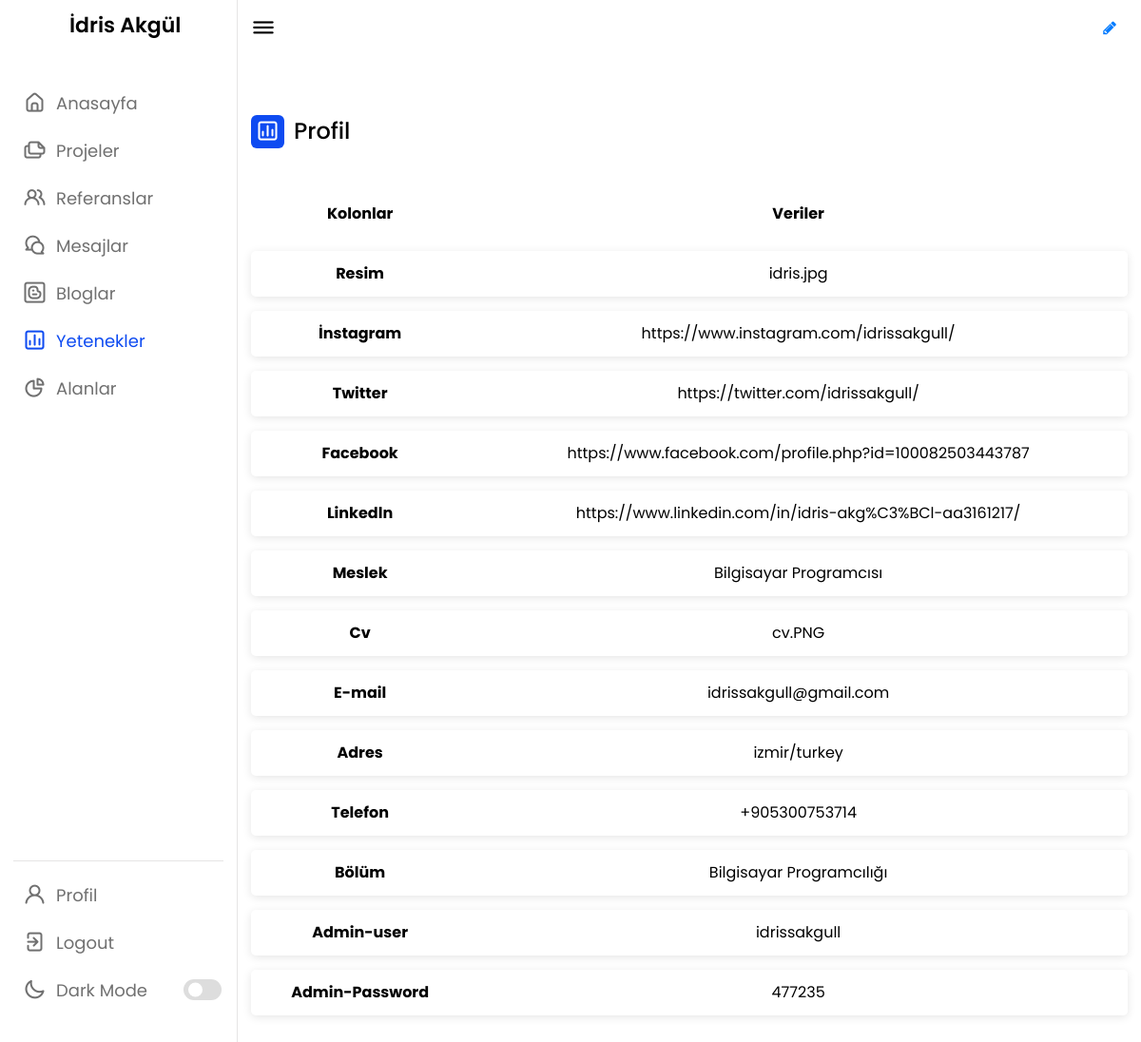
Screenshot of /aprofil.php with the database file from the repository.
### tables this page shows
CREATE TABLE IF NOT EXISTS `me` (
  `id` int NOT NULL AUTO_INCREMENT,
  `resim` text NOT NULL,
  `insta` text NOT NULL,
  `twitter` text NOT NULL,
  `linkedln` text NOT NULL,
  `facebook` text NOT NULL,
  `meslek` text NOT NULL,
  `cv` text NOT NULL,
  `email` text NOT NULL,
  `adres` text NOT NULL,
  `telefon` text NOT NULL,
  `bolum` text NOT NULL,
  `adminuser` text NOT NULL,
  `adminpas` int NOT NULL,
  PRIMARY KEY (`id`)
);

### aprofil.php (the view, shortened to what this page needs)
<?php
include('verit.php');
$id=1;
$data=$db ->prepare("select * from me where id=?");
$data ->execute([
 $id
]);
$_data=$data->fetch(PDO::FETCH_ASSOC);
?>
<!DOCTYPE html>
<html lang="en">
<head>
    <link rel="stylesheet" href="style.css">
    <link rel="stylesheet" href="https://unicons.iconscout.com/release/v4.0.0/css/line.css">
<link rel="stylesheet" type="text/css" href="https://maxcdn.bootstrapcdn.com/bootstrap/4.0.0/css/bootstrap.min.css">
	<link rel="stylesheet" href="https://stackpath.bootstrapcdn.com/font-awesome/4.7.0/css/font-awesome.min.css">
</head>
<body>
    <nav>
        <div class="logo-name">
            <span class="logo_name">İdris Akgül</span>
        </div>
        <div class="menu-items">
            <ul class="nav-links">
                <li><a href="adminpanel.php">
                    <i class="uil uil-estate"></i>
                    <span class="link-name">Anasayfa</span>
                </a></li>
                <li><a href="aprojeler.php">
                    <i class="uil uil-files-landscapes" ></i>
                    <span class="link-name" >Projeler</span>
                </a></li>
                <li><a href="areferanslar.php">
                <i class="uil uil-users-alt"></i>
                    <span class="link-name">Referanslar</span>
                </a></li>
                <li><a href="amesajlar.php">
                <i class="uil uil-comments"></i>
                    <span class="link-name">Mesajlar</span>
                </a></li>
                <li><a href="abloglar.php">
                <i class="uil  uil-blogger-alt"></i>
                    <span class="link-name">Bloglar</span>
                </a></li>
                <li><a href="ayetenekler.php">
                <i class="uil uil-chart" style="color:#0E4BF1 !important"></i>
                    <span class="link-name" style="color:#0E4BF1 !important">Yetenekler</span>
                </a></li>
                <li><a href="aalanlar.php">
                <i class="uil uil-chart-pie-alt"></i>
                    <span class="link-name">Alanlar</span>
                </a></li>
            </ul>
            <ul class="logout-mode">
            <li><a href="aprofil.php">
                    <i class="uil uil-user"></i>
                    <span class="link-name">Profil</span>
                </a></li>
                <li><a href="index.php">
                    <i class="uil uil-signout"></i>
                    <span class="link-name">Logout</span>
                </a></li>
                <li class="mode">
                    <a href="#">
                        <i class="uil uil-moon"></i>
                    <span class="link-name">Dark Mode</span>
                </a>
                <div class="mode-toggle">
                  <span class="switch"></span>
                </div>
            </li>
            </ul>
        </div>
    </nav>
    <section class="dashboard">
        <div class="top">
            <i class="uil uil-bars sidebar-toggle"></i>
        <div style="border:0px;border-radius: 50%;">
        <a href="aprofiledit.php?id=<?=$_data["id"]?>" class="px-2" id="triggerId2" data-toggle="dropdown" aria-haspopup="true"
                    aria-expanded="false">
                    <i class="fa fa-pencil mr-1"> </i>  </a> </div>
        </div>
        <div class="dash-content">
            <div class="overview" >
                <div class="title">
                <i class="uil uil-chart"></i>
                    <span class="text">Profil</span>
                </div>
                <table class="table">
				<thead>
					<tr>
						<th>Kolonlar</th>
						<th>Veriler</th>
					</tr>
				</thead>
				<tbody>
            	<tr>
                <th>Resim</th>
						<td><?=$_data["resim"]?></td>
                        </tr>
                        <tr>
                        <th>İnstagram</th>
						<td><?=$_data["insta"]?></td>
                        </tr>
                        <tr>
                        <th>Twitter</th>
						<td><?=$_data["twitter"]?></td>
                        </tr>
                        <tr>
                        <th>Facebook</th>
						<td><?=$_data["facebook"]?></td>
                        </tr>
                        <tr>
                        <th>Linkedln</th>
						<td><?=$_data["linkedln"]?></td>
                        </tr>
                        <tr>
                        <th>Meslek</th>
						<td><?=$_data["meslek"]?></td>
                        </tr>
                        <tr>
                        <th>Cv</th>
						<td><?=$_data["cv"]?></td>
                        </tr>
                        <tr>
                        <th>E-mail</th>
						<td><?=$_data["email"]?></td>
                        </tr>
                        <tr>
                        <th>Adres</th>
						<td><?=$_data["adres"]?></td>
                        </tr>
                        <tr>
                        <th>Telefon</th>
						<td><?=$_data["telefon"]?></td>
                        </tr>
                        <tr>
                        <th>Bölüm</th>
						<td><?=$_data["bolum"]?></td>
                        </tr>
                        <tr>
                        <th>Admin-user</th>
						<td><?=$_data["adminuser"]?></td>
                        </tr>
                        <tr>
                        <th>Admin-Password</th>
						<td><?=$_data["adminpas"]?></td>
                        </tr>
				</tbody>
			</table>
        </div>
    </section>
</body>
</html>

### src/css/style.css (style rules this page uses)
* { margin: 0; padding: 0; font-family: 'Open Sans', sans-serif; outline: 0; }
:root { --background: #F9F9FF; --secondary-background: #FFF; --font-color: #454360; --secondary-font-color: #000; }
a { text-decoration: none; }
span { color: var(--font-color); text-decoration: none; }

### aprofil.php (style rules this page uses)
* { margin: 0; padding: 0; box-sizing: border-box; font-family: 'Poppins', sans-serif; }
:root { --primary-color: #0E4BF1; --panel-color: #FFF; --text-color: #000; --black-light-color: #707070; --border-color: #e6e5e5; --toggle-color: #DDD; --box1-color: #4DA3FF; --box2-color: #FFE6AC; --box3-color: #E7D1FC; --title-icon-color: #fff; --tran-05: all 0.5s ease; --tran-03: all 0.3s ease; --tran-03: all 0.2s ease; }
body { min-height: 100vh; background-color: var(--primary-color); }
nav { position: fixed; top: 0; left: 0; height: 100%; width: 250px; padding: 10px 14px; background-color: var(--panel-color); border-right: 1px solid var(--border-color); transition: var(--tran-05); }
nav .logo-name { display: flex; align-items: center; }
nav .logo-name .logo_name { font-size: 22px; font-weight: 600; color: var(--text-color); margin-left: 14px; transition: var(--tran-05); }
nav .menu-items { margin-top: 40px; height: calc(100% - 90px); display: flex; flex-direction: column; justify-content: space-between; }
.menu-items li { list-style: none; }
.menu-items li a { display: flex; align-items: center; height: 50px; text-decoration: none; position: relative; }
.menu-items li a i { font-size: 24px; min-width: 45px; height: 100%; display: flex; align-items: center; justify-content: center; color: var(--black-light-color); }
.menu-items li a .link-name { font-size: 18px; font-weight: 400; color: var(--black-light-color); transition: var(--tran-05); }
.menu-items .logout-mode { padding-top: 10px; border-top: 1px solid var(--border-color); }
.menu-items .mode { display: flex; align-items: center; white-space: nowrap; }
.menu-items .mode-toggle { position: absolute; right: 14px; height: 50px; min-width: 45px; display: flex; align-items: center; justify-content: center; cursor: pointer; }
.mode-toggle .switch { position: relative; display: inline-block; height: 22px; width: 40px; border-radius: 25px; background-color: var(--toggle-color); }
.switch:before { content: ""; position: absolute; left: 5px; top: 50%; transform: translateY(-50%); height: 15px; width: 15px; background-color: var(--panel-color); border-radius: 50%; transition: var(--tran-03); }
.dashboard { position: relative; left: 250px; background-color: var(--panel-color); min-height: 100vh; width: calc(100% - 250px); padding: 10px 14px; transition: var(--tran-05); }
.dashboard .top { position: fixed; top: 0; left: 250px; display: flex; width: calc(100% - 250px); justify-content: space-between; align-items: center; padding: 10px 14px; background-color: var(--panel-color); transition: var(--tran-05); z-index: 10; }
.dashboard .top .sidebar-toggle { font-size: 26px; color: var(--text-color); cursor: pointer; }
.dashboard .dash-content { padding-top: 50px; }
.dash-content .title { display: flex; align-items: center; margin: 60px 0 30px 0; }
.dash-content .title i { position: relative; height: 35px; width: 35px; background-color: var(--primary-color); border-radius: 6px; color: var(--title-icon-color); display: flex; align-items: center; justify-content: center; font-size: 24px; }
.dash-content .title .text { font-size: 24px; font-weight: 500; color: var(--text-color); margin-left: 10px; }
* { box-sizing:border-box; }
.table { border-spacing: 0 15px; border-collapse: separate; }
.table th { color:var(--text-color); }
.table thead tr th, .table thead tr td, .table tbody tr th, .table tbody tr td { vertical-align: middle; border: none; }
.table thead tr th, .table thead tr td, .table tbody tr th, .table tbody tr td { text-align: center; }
.table tbody tr { box-shadow: 0 2px 10px rgba(0, 0, 0, 0.1); border-radius: 5px; }
.table tbody tr td { background-color: var(--panel-color); color: var(--text-color); }
.table tbody tr td:nth-last-child(1) { border-radius: 0 5px 5px 0; }

### rows the page displays
me: resim "idris.jpg", insta "https://www.instagram.com/idrissakgull/", twitter "https://twitter.com/idrissakgull/", facebook "https://www.facebook.com/profile.php?id=100082503443787", linkedln "https://www.linkedin.com/in/idris-akg%C3%BCl-aa3161217/", meslek "Bilgisayar Programcısı", cv "cv.PNG", email "idrissakgull@gmail.com", adres "izmir/turkey", telefon "+905300753714", bolum "Bilgisayar Programcılığı", adminuser "idrissakgull", adminpas "477235"
